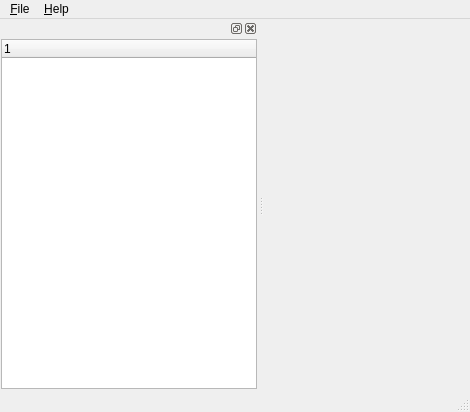
<ui version="4.0" >
 <class>MainWindow</class>
 <widget class="QMainWindow" name="MainWindow" >
  <property name="geometry" >
   <rect>
    <x>0</x>
    <y>0</y>
    <width>470</width>
    <height>412</height>
   </rect>
  </property>
  <property name="windowTitle" >
   <string>QDictionary</string>
  </property>
  <widget class="QWidget" name="centralwidget" />
  <widget class="QMenuBar" name="menubar" >
   <property name="geometry" >
    <rect>
     <x>0</x>
     <y>0</y>
     <width>470</width>
     <height>29</height>
    </rect>
   </property>
   <widget class="QMenu" name="menu_File" >
    <property name="title" >
     <string>&amp;File</string>
    </property>
    <addaction name="separator" />
    <addaction name="separator" />
    <addaction name="separator" />
    <addaction name="actionQuit" />
   </widget>
   <widget class="QMenu" name="menu_Help" >
    <property name="title" >
     <string>&amp;Help</string>
    </property>
    <addaction name="separator" />
    <addaction name="actionAbout" />
    <addaction name="actionAboutQt" />
   </widget>
   <addaction name="menu_File" />
   <addaction name="menu_Help" />
  </widget>
  <widget class="QStatusBar" name="statusBar" />
  <widget class="QDockWidget" name="dockWidget" >
   <property name="allowedAreas" >
    <set>Qt::LeftDockWidgetArea|Qt::NoDockWidgetArea|Qt::RightDockWidgetArea</set>
   </property>
   <attribute name="dockWidgetArea" >
    <number>1</number>
   </attribute>
   <widget class="QWidget" name="dockWidgetContents_2" >
    <layout class="QVBoxLayout" >
     <property name="leftMargin" >
      <number>1</number>
     </property>
     <property name="topMargin" >
      <number>1</number>
     </property>
     <property name="rightMargin" >
      <number>1</number>
     </property>
     <property name="bottomMargin" >
      <number>1</number>
     </property>
     <item>
      <widget class="DictionaryTree" name="treeWidget" >
       <column>
        <property name="text" >
         <string>1</string>
        </property>
       </column>
      </widget>
     </item>
    </layout>
   </widget>
  </widget>
  <action name="actionQuit" >
   <property name="text" >
    <string>&amp;Quit</string>
   </property>
  </action>
  <action name="actionAbout" >
   <property name="text" >
    <string>About</string>
   </property>
  </action>
  <action name="actionAboutQt" >
   <property name="text" >
    <string>About Qt</string>
   </property>
  </action>
 </widget>
 <customwidgets>
  <customwidget>
   <class>DictionaryTree</class>
   <extends>QTreeWidget</extends>
   <header>dictionarytree.h</header>
  </customwidget>
 </customwidgets>
 <resources>
  <include location="../resources/mainwindow.qrc" />
 </resources>
 <connections/>
</ui>
